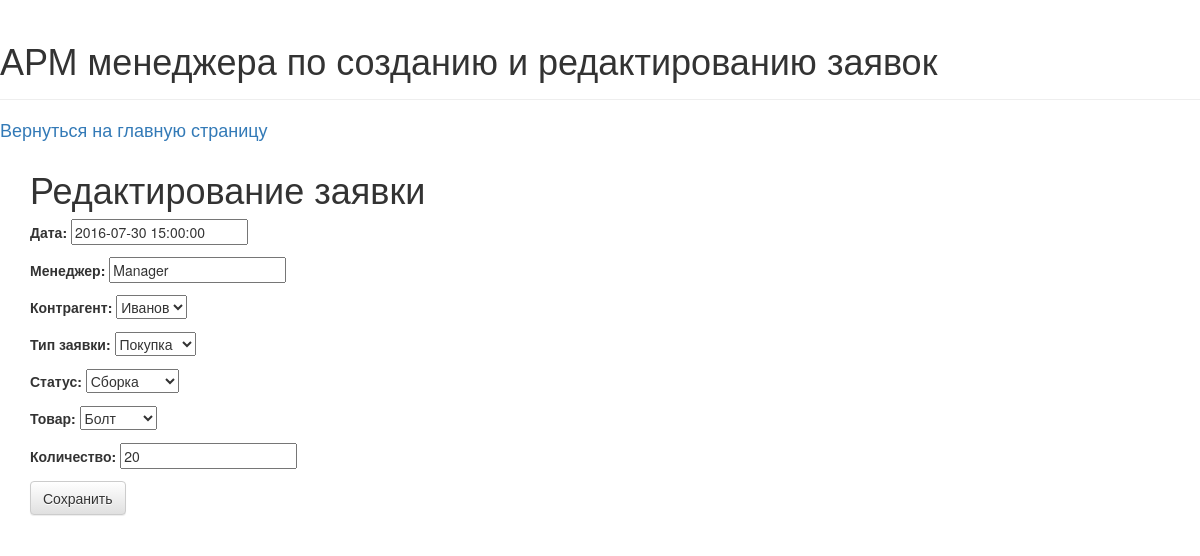
Page /bid/2/edit/ on the earlier database version.
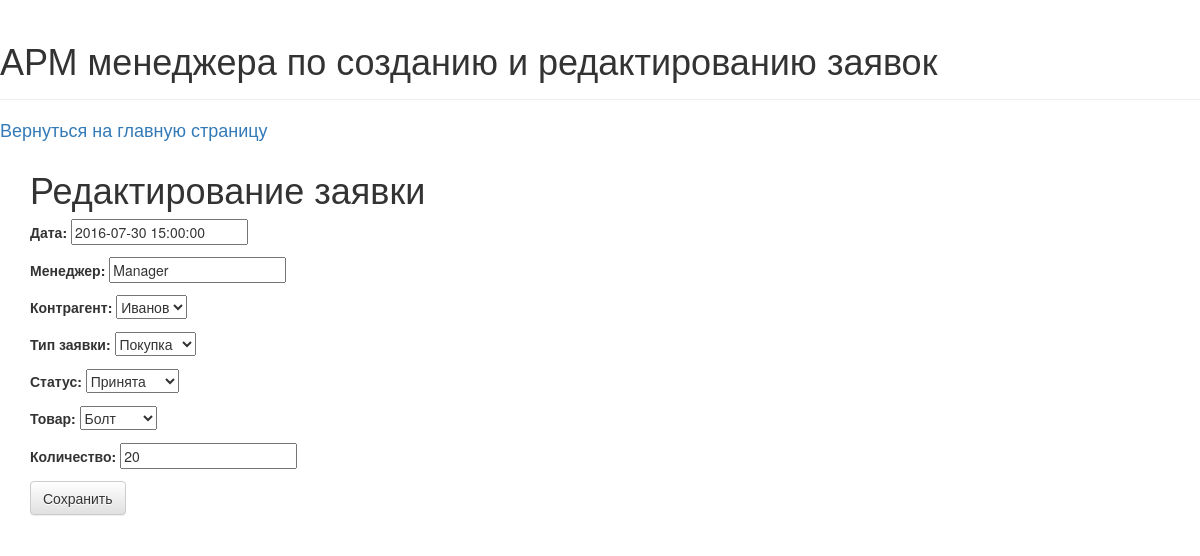
Same page on the later database version.
### myapp/models.py (models this page shows, shortened)
class Bid(models.Model):
    date = models.DateTimeField("Дата", default=timezone.now)
    manager = models.CharField("Менеджер", max_length=200)
    bid_partner = models.ForeignKey(Partner, verbose_name="Контрагент", null=True, blank=True)
    bid_type = models.ForeignKey(Type, verbose_name="Тип заявки", null=True, blank=True)
    bid_product = models.ForeignKey(Product, verbose_name="Товар", null=True, blank=True)
    amount = models.IntegerField("Количество", default=0)
    bid_status = models.ForeignKey(Status, verbose_name="Статус", null=True, blank=True)
    class Meta():
        verbose_name = "Заявка"
        verbose_name_plural = "Заявки"

### myapp/views.py (the view)
# urls.py: url(r'^bid/(?P<pk>\d+)/edit/$', views.BidEditView, name = 'bid_edit'),
def BidEditView (request, pk):
        bid = get_object_or_404(Bid, pk=pk)
        if request.method == "POST":
            form = BidEditForm(request.POST, instance=bid)
            if form.is_valid():
                bid = form.save(commit=False)
                bid.bid_status = Status.objects.get(pk=int(request.POST.get('bid_status')))
                bid.bid_product = Product.objects.get(pk=int(request.POST.get('bid_product')))
                bid.amount = request.POST.get('amount')
                bid.save()
                return redirect(reverse('bid', args=[bid.pk] ))
        else:
            form = BidEditForm(instance=bid)
        return render(request, 'myapp/BidEdit.html', {'form': form})

### myapp/forms.py
class BidEditForm(ModelForm):
    class Meta:
        model = Bid
        fields = ['date', 'manager', 'bid_partner', 'bid_type', 'bid_status', 'bid_product', 'amount']

### myapp/models.py (called while the page is built)
    def __str__(self):
        return self.partner_name

    def __str__(self):
        return self.product_name

    def __str__(self):
        return self.type_name

    def __str__(self):
        return self.status_name

### myapp/templates/myapp/BidEdit.html
{% extends 'profile/base.html' %}
{% block content %}
<h1>Редактирование заявки</h1>
       <form method="POST" class="bid-form">{% csrf_token %}
              {{ form.as_p }}
           <button type="submit" class="save btn btn-default">Сохранить</button>
       </form>
{% endblock content %}

Differences in the rows shown:
changed Bid "Manager": bid_status "Сборка" → "Принята"
